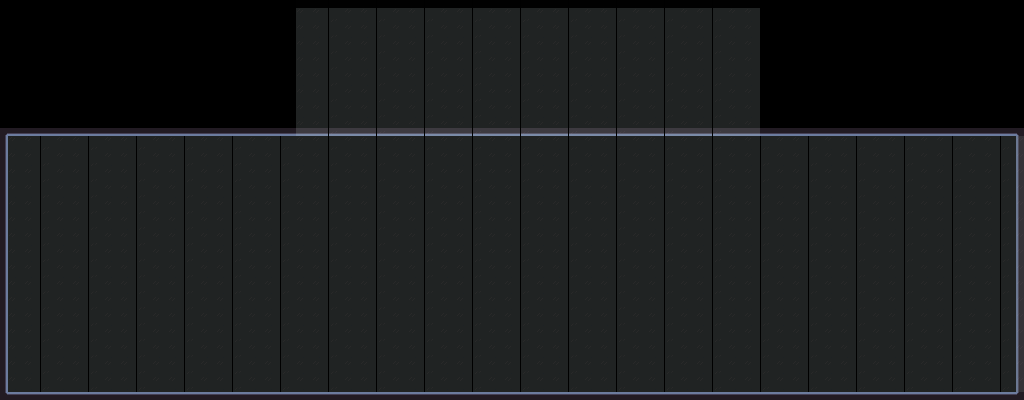

A level layout from a 2D game, rendered from its tile map. Below: a short description, then the map file with tile-grid data replaced by summaries:
An orthogonal 128x50 tile map with 8x8 px tiles, 5 tile layers (Ground, OfficeBg, Windows, Semisolids, ...), 6 tilesets.

<map version="1.10" tiledversion="1.10.2" orientation="orthogonal" renderorder="right-down" width="128" height="50" tilewidth="8" tileheight="8" infinite="0" nextlayerid="12" nextobjectid="15">
 <tileset firstgid="1" source="../Tilesets/Rocks.tsx" />
 <tileset firstgid="37" source="../Tilesets/Branches.tsx" />
 <tileset firstgid="67" source="../Tilesets/Stalagtite.tsx" />
 <tileset firstgid="75" source="../Tilesets/Mechanics.tsx" />
 <tileset firstgid="94" source="../Tilesets/Decoration.tsx" />
 <tileset firstgid="110" source="../Tilesets/city.tsx" />
 <layer id="1" name="Ground" width="128" height="50">
  <data>[6400 cells, 320 non-empty, 8 distinct tile ids]</data>
 </layer>
 <layer id="8" name="OfficeBg" width="128" height="50">
  <data>[6400 cells, 1285 non-empty, 2 distinct tile ids]</data>
 </layer>
 <objectgroup id="4" name="Decoration" />
 <layer id="10" name="Windows" width="128" height="50">
  <data>[6400 cells, 0 non-empty, 0 distinct tile ids]</data>
 </layer>
 <layer id="11" name="Semisolids" width="128" height="50">
  <data>[6400 cells, 0 non-empty, 0 distinct tile ids]</data>
 </layer>
 <layer id="5" name="Branches" width="128" height="50">
  <data>[6400 cells, 6 non-empty, 1 distinct tile ids]</data>
 </layer>
 <objectgroup id="7" name="Mechanics" />
</map>
